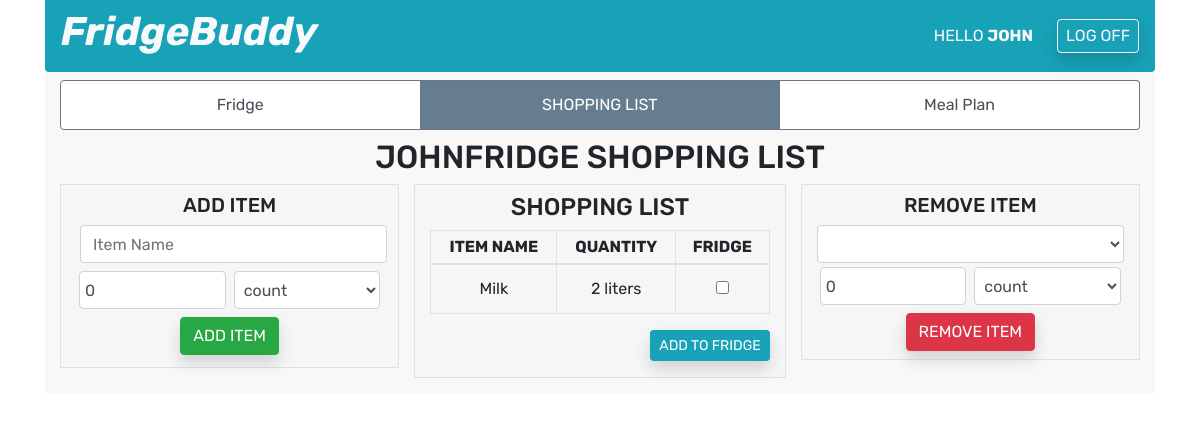
Page /shopping_list/ (signed in) on the committed database.
### login_and_rego/models.py (models this page shows)
class User(models.Model):
    first_name = models.CharField(max_length=60)
    last_name = models.CharField(max_length=60)
    email = models.EmailField(max_length=100)
    password = models.CharField(max_length=100)
    fridge = models.ForeignKey(Fridge, related_name="members", on_delete=models.CASCADE, null=True)
    created_at = models.DateTimeField(auto_now_add=True)
    updated_at = models.DateTimeField(auto_now=True)
    objects = UserManager()

### fridge/models.py (models this page shows)
class Fridge(models.Model):
    name = models.CharField(max_length=255)
    password = models.CharField(max_length=255)
    created_at = models.DateTimeField(auto_now_add=True)
    last_updated = models.DateTimeField(auto_now=True)
    objects = FridgeManager()

### shopping_list/models.py (models this page shows)
class ShoppingIngredient(models.Model):
    name = models.CharField(max_length=255)
    quantity = models.FloatField()
    unit = models.CharField(max_length=10)
    shopping_list = models.ForeignKey(ShoppingList, related_name="contents", on_delete=models.CASCADE)
    created_at = models.DateTimeField(auto_now_add=True)
    last_updated = models.DateTimeField(auto_now=True)
    objects = ShoppingIngredientManager()

### shopping_list/views.py (the view)
# urls.py: path('', views.index),
def index(request):
    if 'user_id' not in request.session:
        request.session['not_logged_in'] = "Please log in for access"
        return redirect('/login_page')
    quantities = {}
    units = {}
    for i in User.objects.get(id=request.session['user_id']).fridge.shopping_list.contents.all():
        quantities[i.name] = i.quantity
        units[i.name] = i.unit
    context = {
        "user" : User.objects.get(id=request.session['user_id']),
        "fridge": User.objects.get(id=request.session['user_id']).fridge,
        "shopping_list" : User.objects.get(id=request.session['user_id']).fridge.shopping_list.contents.all(),
        "quantities": quantities,
        "units": units,
    }
    return render(request, "shopping.html", context)

### shopping_list/templates/shopping.html (shortened to what this page needs)
<!DOCTYPE html>
<html lang="en">
<head>
    <link rel="stylesheet" href="https://cdn.jsdelivr.net/npm/bootstrap@4.5.3/dist/css/bootstrap.min.css">
</head>
<body>
    <div class="container">
        <nav class="navbar bg-info text-light rounded-bottom">
            <h1><strong><em>FridgeBuddy</em></strong></h1>
            <span class="navbar-text ml-auto mr-4">
                HELLO <strong>{{ user.first_name|upper }}</strong>
            </span>
            <button onclick="location.href='/log_out'" type="button" class="btn btn-outline-light shadow btn-md pt-1 pb-1 px-2">LOG OFF</button>
        </nav>
        <div class="container rounded-bottom pb-3" style="background-color: rgba(245, 245, 245, 0.7)">
            <div class="row text-center">
                <div class="col">
                    <div class="list-group list-group-horizontal mt-2">
                        <a href="/fridge/inventory" class="list-group-item list-group-item-action border-secondary">Fridge</a>
                        <a href="/shopping_list" class="list-group-item list-group-item-action border-secondary active disabled">SHOPPING LIST</a>
                        <a href="/meal_plan" class="list-group-item list-group-item-action border-secondary">Meal Plan</a>
                    </div>
                </div>
            </div>
            <div class="row">
                <div class="col">
                    <h2 class="mx-2 my-2 text-center">{{fridge.name|upper}} SHOPPING LIST</h2>
                </div>
            </div>
            <div class="row">
                <div class="col text-center">
                    <div class="container border border-rounded py-2" style="background-color: rgba(245, 245, 245, 0.7)">
                        <h5>ADD ITEM</h5>
                        <form action="/shopping_list/add_to_list" method="POST">
                            <input type="text" name="ingredient" id="ingredient" placeholder="Item Name" class="form-control mx-1 my-1">
                            <div class="form-row px-1">
                                <input type="number" min="0" step="0.01" name="quantity" id="quantity" placeholder=0 value=0 class="form-control col mx-1 my-1">
                                <select name="unit" id="unit" class="form-control col mx-1 my-1">
                                    <option value="count">count</option>
                                </select>
                            </div>
                            <button class="btn btn-success shadow mx-1 my-1">ADD ITEM</button>
                        </form>
                    </div>
                </div>
                <div class="col text-center border border-rounded" style="background-color: rgba(245, 245, 245, 0.7)">
                    <h4 class="mx-2 my-2">SHOPPING LIST</h4>
                    <form action="/shopping_list/add_to_fridge" method="POST">
                        <table class="table text-center table-bordered">
                            <thead class="thead-info">
                                <tr>
                                    <th class="py-1">ITEM NAME</th>
                                    <th class="py-1">QUANTITY</th>
                                    <th class="py-1">FRIDGE</th>
                                </tr>
                            </thead>
                            <tbody>
                                {% for i in shopping_list %}
                                    <tr>
                                        <td>{{i.name}}</td>
                                        <td>{{i.quantity|floatformat:"-2"}} {{i.unit}}</td>
                                        <td><input type="checkbox" name="add_to_fridge" id="{{i.id}}" value={{i.id}}></td>
                                    </tr>
                                {% endfor %}
                            </tbody>
                        </table>
                        <button class="btn btn-sm shadow btn-info float-right mb-3" {% if not shopping_list %} style="display:none"{% endif %}>ADD TO FRIDGE</button>
                    </form>
                </div>
                <div class="col text-center">
                    <div class="container border border-rounded py-2" style="background-color: rgba(245, 245, 245, 0.7)">
                        <h5>REMOVE ITEM</h5>
                        <form action="/shopping_list/remove_from_list" method="POST">
                            <select name="ingredient" id="remove-item" class="form-control" {% if not shopping_list %}disabled{% endif %}>
                                <option value=""></option>
                                {% for i in shopping_list %}
                                    <option value="{{i.name}}">{{i.name}}</option>
                                {% endfor %}
                            </select>
                            <div class="form-row px-1">
                                <input type="number" name="quantity" id="remove-quantity" placeholder=0 value=0 step=".01" class="form-control col mx-1 my-1" {% if not shopping_list %}disabled{% endif %}>
                                <select name="unit" id="remove-unit" class="form-control col mx-1 my-1" {% if not shopping_list %}disabled{% endif %}>
                                    <option value="count">count</option>
                                </select>
                            </div>
                            <button class="btn btn-danger shadow mt-1" {% if not shopping_list %}disabled{% endif %}>REMOVE ITEM</button>
                        </form>
                    </div>
                </div>
            </div>
        </div>
    </div>
</body>
</html>

### shopping_list/templates/shopping.html (style rules this page uses)
* { font-family: 'Rubik', sans-serif; }
body { background-image: url('https://cdn.hipwallpaper.com/i/14/86/JyYN9l.jpeg'); background-repeat: no-repeat; background-size: cover; }
.list-group-item.active { z-index:2; color:#ffffff; background-color:#657d8f; border-color:#657d8f; }

### rows in the picture
User: first_name "JOHN"
Fridge: name "JOHNFRIDGE"
ShoppingIngredient: name "Milk", quantity "2", unit "liters"
